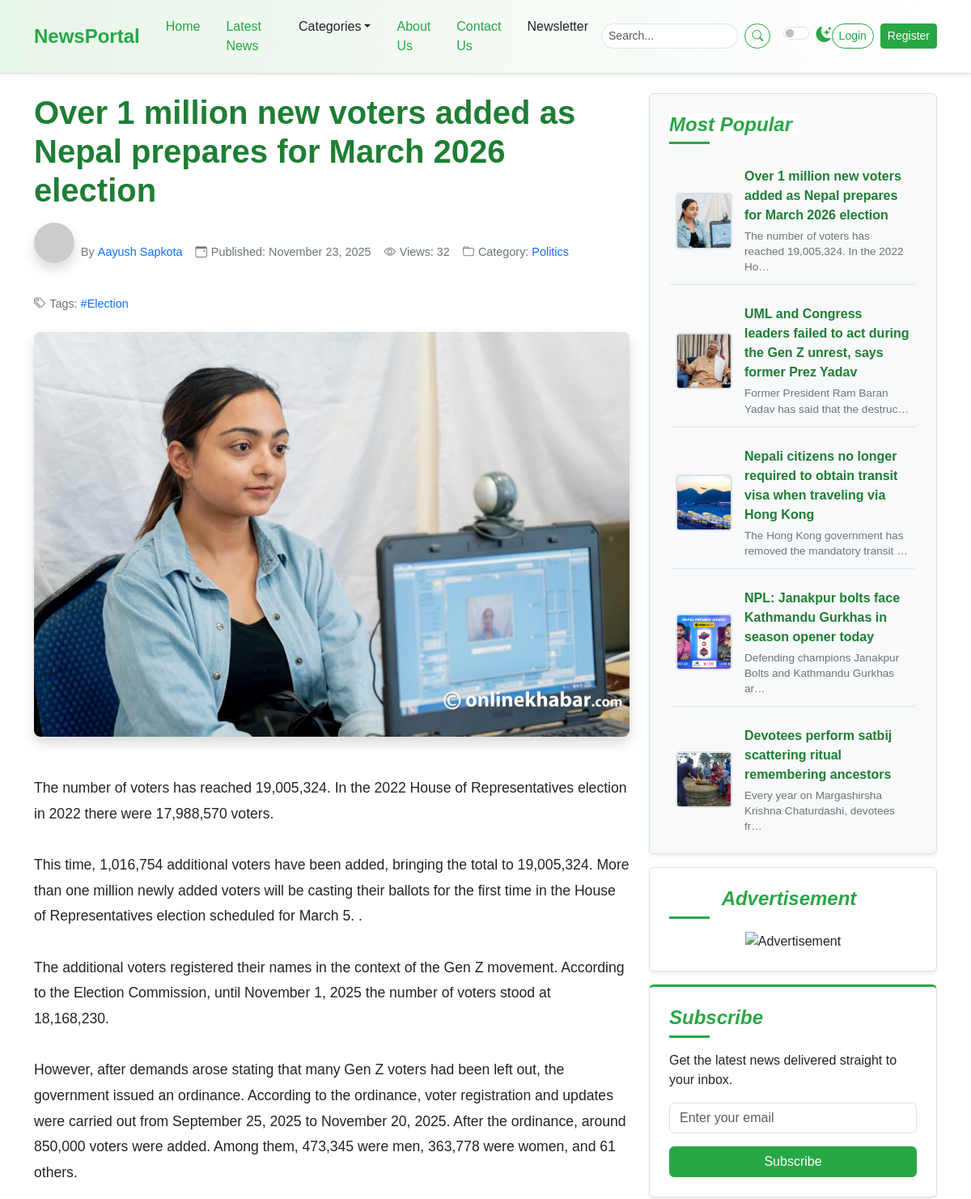
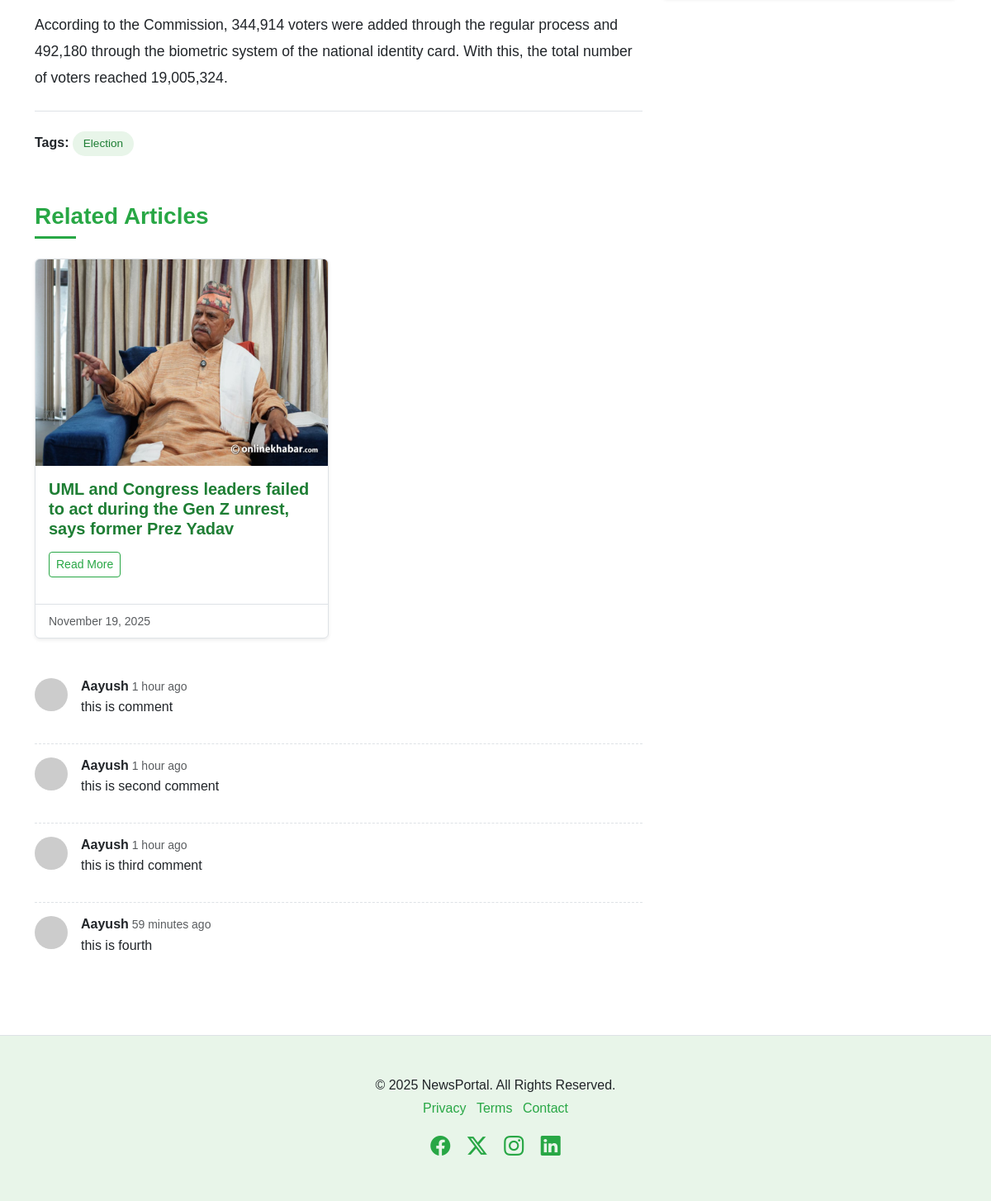
The app's page /post-detail/6/ with its own data (2 pictures, top to bottom).
### newspaper/models.py (models this page shows, shortened)
class TimeStampedModel(models.Model):
    created_at = models.DateTimeField(auto_now_add=True)
    updated_at = models.DateTimeField(auto_now=True)
    class Meta:
        abstract = True # Don't create a table in DB

class Post(TimeStampedModel):
    STATUS_CHOICES = [
        ("active", "Active"),
        ("in-active", "Inactive"),
    ]
    title = models.CharField(max_length=200)
    content = models.TextField()
    featured_image = models.ImageField(upload_to="post_images/%Y/%m/%d/", blank=True)
    author = models.ForeignKey("auth.User", on_delete=models.CASCADE)
    status = models.CharField(max_length = 20, choices = STATUS_CHOICES, default="active")
    views_count = models.PositiveIntegerField(default=0)
    is_breaking_news = models.BooleanField(default=False)
    published_at = models.DateTimeField(null=True, blank=True)
    category = models.ForeignKey(Category, on_delete=models.CASCADE)
    tag = models.ManyToManyField(Tag)

class Category(TimeStampedModel):
    name = models.CharField(max_length=100)
    icon = models.CharField(max_length=100, null=True, blank=True)
    description = models.TextField(null=True, blank=True)
    class Meta:
        ordering = ["name"] # category.objects.all()
        verbose_name = "category"
        verbose_name_plural = "Categories"

class Tag(TimeStampedModel):
    name = models.CharField(max_length=100)

class Comment(TimeStampedModel):
    user = models.ForeignKey("auth.User", on_delete=models.CASCADE)
    post = models.ForeignKey(Post, on_delete=models.CASCADE)
    content = models.TextField()

### newspaper/views.py (the view, shortened to what this page needs)
# urls.py: path("post-detail/<int:pk>/", views.PostDetailView.as_view(), name="post-detail"),
class PostDetailView(SidebarMixin, FormMixin, DetailView):
    model = Post
    template_name = "newsportal/detail/detail.html"
    context_object_name = "post"
    form_class = CommentForm
    def post(self, request, *args, **kwargs):
        self.object = self.get_object()
        form = self.get_form()
        if form.is_valid():
            return self.form_valid(form)
        else:
            return self.form_invalid(form)
    def get_context_data(self, **kwargs):
        context = super().get_context_data(**kwargs)
        current_post = self.object
        current_post.views_count += 1
        current_post.save()
        context["related_articles"] = (
            Post.objects.filter(
                published_at__isnull=False,
                status="active",
                category=self.object.category
            )
            .exclude(id=self.object.id)
            .order_by("-published_at", "-views_count")[:2]
        )
        return context

### newspaper/forms.py
class CommentForm(forms.ModelForm):
    class Meta:
        model = Comment
        fields = ["post", "content"]

### newspaper/nav.py (called while the page is built)
def navigation(request):
    categories = Category.objects.all()[:4]
    return {"categories": categories}

### newspaper/views.py (called while the page is built)
     def get_context_data(self, **kwargs):
        context = super().get_context_data(**kwargs)
        context["popular_posts"] = Post.objects.filter(
            published_at__isnull=False,
            status="active"
        ).order_by("-published_at")[:5]
        context["advertisements"] = (
            Advertisement.objects.all().order_by("-created_at").first()
        )
        return context

### templates/newsportal/detail/detail.html (shortened to what this page needs)
{% extends "newsportal/base.html" %}
{% block content %}
<div class="container mt-4">
    <div class="row">
        <div class="col-lg-8">
            {% include "newsportal/detail/left/post_detail.html" %}
            {% include "newsportal/detail/left/related_articles.html" %}
            <section class="comments-section mt-5">
                {% include "newsportal/detail/left/comment_list.html" %}
            </section>
        </div>
        <div class="col-lg-4">
            <div class="position-sticky sticky-sidebar-offset">
                {% include "newsportal/home/right/most_popular.html" %}
                {% include "newsportal/home/right/advertisement.html" %}
                {% include "newsportal/home/right/newsletter.html" %}
            </div>
        </div>
    </div>
</div>
{% endblock content %}

### templates/newsportal/detail/left/post_detail.html
          <article>
            <header class="article-header mb-4">
              <h1 class="article-title">{{ post.title }}</h1>
              <div class="article-meta">
                <span class="author-profile">
                  <img src="https://placehold.co/50/28a745/ffffff?text=A" alt="Author" />
                  By <a href="#" class="text-decoration-none ms-1">{{ post.author.get_full_name }}</a>
                </span>
                <span><i class="bi bi-calendar-event"></i> Published: {{ post.published_at|date:"F j, Y" }}</span>
                <span><i class="bi bi-eye"></i> Views: {{ post.views_count }}</span>
                <span><i class="bi bi-folder"></i>Category: <a href="#" class="text-decoration-none ms-1">{{ post.category.name }}</a></span>
                <span><i class="bi bi-tags"></i>Tags:
                  <a href="#" class="text-decoration-none ms-1">
                      {% for tag in post.tag.all %}
                        #{{ tag.name }}{% if not forloop.last %},{% endif %}
                      {% endfor %}
                  </a></span>
              </div>
              <img src="{{ post.featured_image.url }}"
                    width="1200"
                    height="500"
                   alt="{{ post.title }}" />
            </header>
            <section class="article-content">
              {{ post.content|linebreaksbr }}
            </section>
            <footer class="mt-4 pt-4 border-top">
              <div class="article-tags">
                <strong>Tags:</strong>
                {% for tag in post.tag.all %}
                  <a href="#">{{ tag.name|title }}</a>
                {% endfor %}
              </div>
            </footer>
          </article>

### templates/newsportal/detail/left/related_articles.html
          <section class="related-articles mt-5">
            <h3 class="mb-4 section-title">
              <span>Related Articles</span>
            </h3>
            <div class="row row-cols-1 row-cols-md-2 g-4">
              {% for post in related_articles %}
                <div class="col">
                  <div class="card h-100 shadow-sm news-card">
                    <img src="{{ post.featured_image.url }}"
                          width="400"
                          height="250"
                        class="card-img-top"
                        alt="Related News 1" />
                    <div class="card-body">
                      <h5 class="card-title">{{ post.title }}</h5>
                      <a href="{% url 'post-detail' post.pk %}" class="btn btn-outline-success btn-sm mt-2">Read More</a>
                    </div>
                    <div class="card-footer">
                      <small class="text-muted">{{ post.published_at|date:"F j, Y" }}</small>
                    </div>
                  </div>
                </div>
              {% endfor %}
            </div>
          </section>

### templates/newsportal/detail/left/comment_list.html
<div class="existing-comments">
  {% for comment in post.comment_set.all %}
  <div class="comment d-flex mb-3">
    <img src="https://placehold.co/50/ffc107/333333?text=U1" alt="{{ comment.user.username }}" class="me-3" />
    <div>
      <h6 class="mb-1 fw-bold">
        {{ comment.user.username }}<small class="text-muted fw-normal"> {{comment.created_at|timesince }} ago</small>
      </h6>
      <p>{{ comment.content }}</p>
    </div>
  </div>
  {% endfor %}
</div>

### templates/newsportal/home/right/most_popular.html
        <div class="p-4 mb-3 bg-light rounded sidebar-widget shadow-sm">
          <h4 class="fst-italic section-title">
            <span>Most Popular</span>
          </h4>
          <ul class="list-unstyled mb-0 popular-list">
            {% for post in popular_posts %}
              <li>
                <img src="{{ post.featured_image.url }}" alt="{{ post.title }}" />
                <div>
                  <a href="article.html" class="popular-title-link">{{ post.title }}</a>
                  <p class="popular-description">{{ post.content|truncatechars:60 }}</p>
                </div>
              </li>
            {% endfor %}
          </ul>
        </div>

### static/css/style.css (style rules this page uses)
:root { --primary-green: #28a745; --light-green: #e8f5e9; --dark-green: #1e7e34; --accent-green: #5cb85c; --text-color-light: #212529; --text-color-dark: #f8f9fa; --bg-light: #ffffff; --bg-dark: #212529; --card-bg-light: #ffffff; --card-bg-dark: #343a40; --border-color-light: #dee2e6; --border-color-dark: #495057; --shadow-sm: 0 0.125rem 0.25rem rgba(0, 0, 0, 0.075); --shadow: 0 0.5rem 1rem rgba(0, 0, 0, 0.15); --transition-speed: 0.3s ease; }
body { font-family: "Poppins", sans-serif; background-color: var(--bg-light); color: var(--text-color-light); transition: background-color var(--transition-speed), color var(--transition-speed); }
.section-title { position: relative; padding-bottom: 10px; margin-bottom: 20px; font-weight: 600; color: var(--primary-green); }
.section-title span { position: relative; z-index: 1; background-color: var(--bg-light); padding-right: 10px; }
.section-title::after { content: ""; position: absolute; left: 0; bottom: 0; width: 50px; height: 3px; background-color: var(--primary-green); }
.card { border: 1px solid var(--border-color-light); transition: box-shadow var(--transition-speed), transform var(--transition-speed); background-color: var(--card-bg-light); color: var(--text-color-light); }
.card-title { color: var(--dark-green); font-weight: 600; }
.card-footer { background-color: transparent; border-top: 1px solid var(--border-color-light); }
.sidebar-widget { background-color: var(--card-bg-light); border: 1px solid var(--border-color-light); padding: 1.5rem !important; }
.sidebar-widget h4 { color: var(--primary-green); margin-bottom: 1rem; }
.popular-list li { display: flex; align-items: center; margin-bottom: 0.75rem; padding: 0.75rem 0.5rem; border-bottom: 1px solid var(--border-color-light); transition: background-color var(--transition-speed); border-radius: 5px; }
.popular-list li:last-child { border-bottom: none; margin-bottom: 0; padding-bottom: 0; }
.popular-list img { width: 70px; height: 70px; object-fit: cover; border-radius: 5px; margin-right: 15px; flex-shrink: 0; border: 2px solid var(--border-color-light); }
.popular-list li div { display: flex; flex-direction: column; justify-content: center; flex-grow: 1; }
.popular-list .popular-title-link { text-decoration: none; color: var(--dark-green); font-weight: 600; margin-bottom: 0.25rem; display: block; transition: color var(--transition-speed); }
.popular-list .popular-description { font-size: 0.85rem; color: #6c757d; margin-bottom: 0; line-height: 1.4; }
.popular-list a { text-decoration: none; color: var(--text-color-light); transition: color var(--transition-speed); flex-grow: 1; }
.btn-outline-success { color: var(--primary-green); border-color: var(--primary-green); transition: background-color var(--transition-speed), color var(--transition-speed); }
.article-header img { width: 100%; max-height: 500px; object-fit: cover; border-radius: 0.5rem; margin-bottom: 1.5rem; box-shadow: var(--shadow); }
.article-title { font-size: 2.5rem; font-weight: 700; margin-bottom: 1rem; color: var(--dark-green); }
.article-meta { font-size: 0.9rem; color: #6c757d; margin-bottom: 1.5rem; display: flex; flex-wrap: wrap; gap: 1rem; align-items: center; }
.article-meta span { display: inline-flex; align-items: center; }
.article-meta i { margin-right: 0.3rem; }
.author-profile img { width: 50px; height: 50px; border-radius: 50%; margin-right: 0.5rem; }
.article-content { line-height: 1.8; font-size: 1.1rem; }
.article-tags a { display: inline-block; background-color: var(--light-green); color: var(--dark-green); padding: 0.3rem 0.8rem; margin-right: 0.5rem; margin-bottom: 0.5rem; border-radius: 15px; font-size: 0.85rem; text-decoration: none; transition: background-color var(--transition-speed), color var(--transition-speed); }
.related-articles .card { margin-bottom: 1rem; }
.comment { border-bottom: 1px dashed var(--border-color-light); padding-bottom: 1rem; margin-bottom: 1rem; }
.comment:last-child { border-bottom: none; margin-bottom: 0; }
.comment img { width: 40px; height: 40px; border-radius: 50%; }
.sticky-sidebar-offset { top: 6rem; }

### records on screen
Post: title "Over 1 million new voters added as Nepal prepares for March 2026 election", author.get_full_name "Aayush Sapkota", published_at "November 23, 2025", views_count "32", category.name "Politics", featured_image (picture), content "The number of voters has reached 19,005,324. In the 2022 House of Representatives election in 2022 there were 17,988,570 voters. This time, 1,016,754 additional voters have been added, bringing the total to 19,005,324. More than one million newly added voters will be casting their ballots for the first time in the House of Representatives election scheduled for March 5. . The additional voters registered their names in the context of the Gen Z movement. According to the Election Commission, until November 1, 2025 the number of voters stood at 18,168,230. However, after demands arose stating that many Gen Z voters had been left out, the government issued an ordinance. According to the…", content "The number of voters has reached 19,005,324. In the 2022 Ho…"
Tag: name "Election"
Post: featured_image (picture), title "UML and Congress leaders failed to act during the Gen Z unrest, says former Prez Yadav", published_at "November 19, 2025", content "Former President Ram Baran Yadav has said that the destruc…"
Comment: user.username "Aayush", created_at "1 hour", content "this is comment"
Comment: user.username "Aayush", created_at "1 hour", content "this is second comment"
Comment: user.username "Aayush", created_at "1 hour", content "this is third comment"
Comment: user.username "Aayush", created_at "59 minutes", content "this is fourth"
Post: featured_image (picture), title "Nepali citizens no longer required to obtain transit visa when traveling via Hong Kong", content "The Hong Kong government has removed the mandatory transit …"
Post: featured_image (picture), title "NPL: Janakpur bolts face Kathmandu Gurkhas in season opener today", content "Defending champions Janakpur Bolts and Kathmandu Gurkhas ar…"
Post: featured_image (picture), title "Devotees perform satbij scattering ritual remembering ancestors", content "Every year on Margashirsha Krishna Chaturdashi, devotees fr…"
